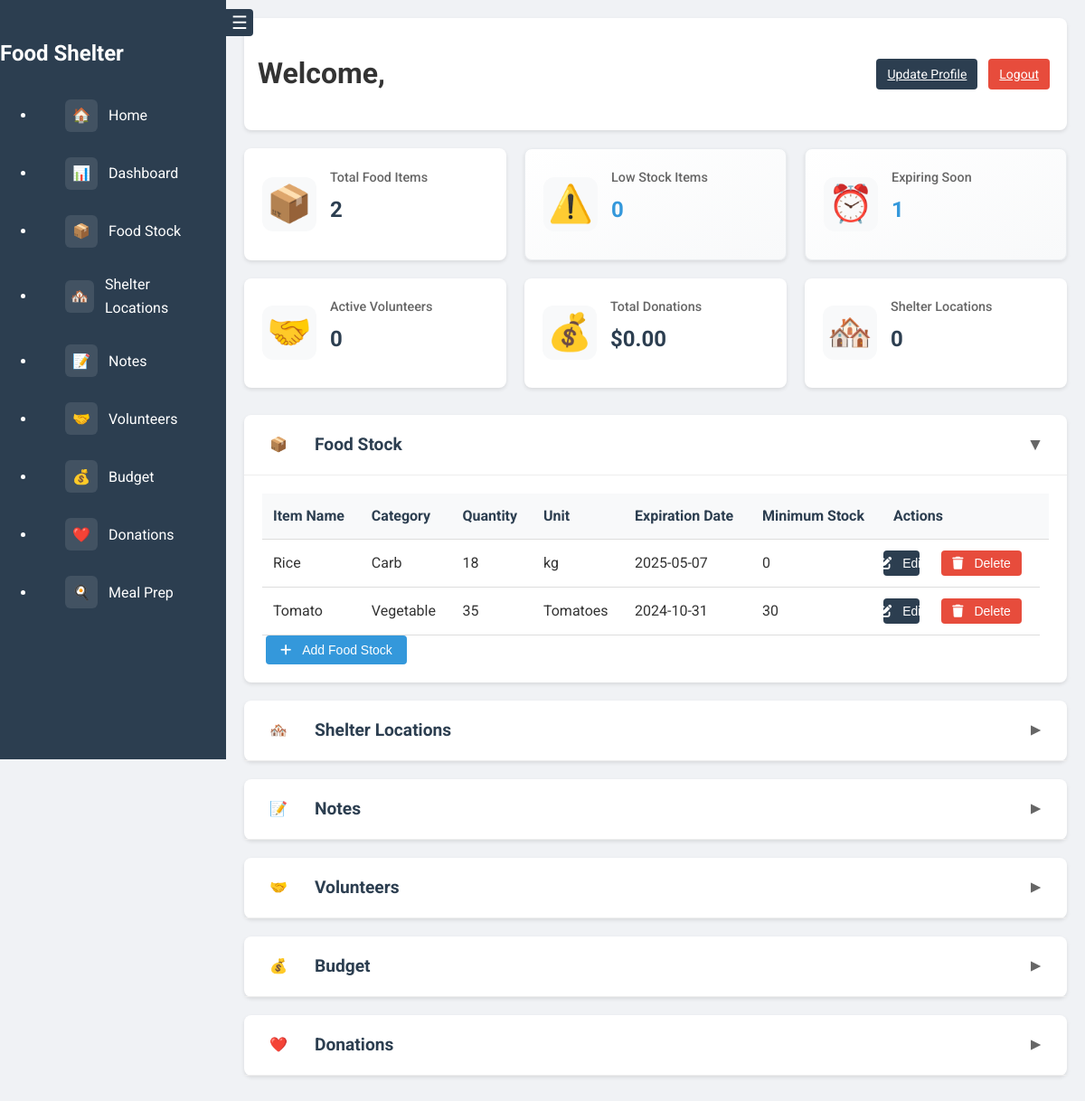
The page /dashboard (signed in) on the database its author committed.
### app.py (models this page shows)
class FoodStock(db.Model):
    id = db.Column(db.Integer, primary_key=True)
    item_name = db.Column(db.String(100), nullable=False)
    quantity = db.Column(db.Integer, nullable=False)
    category = db.Column(db.String(50), nullable=False)
    expiration_date = db.Column(db.Date, nullable=True)
    minimum_stock = db.Column(db.Integer, default=0)
    unit = db.Column(db.String(20), nullable=False)
    user_id = db.Column(db.Integer, db.ForeignKey('user.id'), nullable=False)

### app.py (the view)
@app.route('/dashboard')
@login_required
def dashboard():
    food_stock = FoodStock.query.filter_by(user_id=current_user.id).order_by(FoodStock.category, FoodStock.item_name).all()
    shelter_locations = ShelterLocation.query.filter_by(user_id=current_user.id).all()
    notes = Note.query.filter_by(user_id=current_user.id).all()
    budget_entries = Budget.query.filter_by(user_id=current_user.id).all()
    volunteers = Volunteer.query.filter_by(user_id=current_user.id).all()
    donations = Donation.query.filter_by(user_id=current_user.id).all()
    low_stock_count = FoodStock.query.filter(
        FoodStock.user_id == current_user.id,
        FoodStock.quantity <= FoodStock.minimum_stock
    ).count()
    expiring_soon_count = FoodStock.query.filter(
        FoodStock.user_id == current_user.id,
        FoodStock.expiration_date.isnot(None),
        FoodStock.expiration_date <= datetime.now().date() + timedelta(days=7)
    ).count()
    total_donations = sum(donation.amount for donation in donations)
    return render_template('dashboard.html',
                           food_stock=food_stock,
                           shelter_locations=shelter_locations,
                           notes=notes,
                           budget_entries=budget_entries,
                           volunteers=volunteers,
                           donations=donations,
                           low_stock_count=low_stock_count,
                           expiring_soon_count=expiring_soon_count,
                           total_donations="{:.2f}".format(total_donations))

### app.py (called while the page is built)
@login_manager.user_loader
def load_user(user_id):
    return db.session.get(User, int(user_id))

### templates/dashboard.html (shortened to what this page needs)
<!DOCTYPE html>
<html lang="en">
<head>
    <link rel="stylesheet" href="{{ url_for('static', filename='css/style.css') }}">
</head>
<body class="dashboard-body">
    <nav class="sidebar">
        <button id="sidebarToggle" class="sidebar-toggle">
            <span class="toggle-icon">☰</span>
        </button>
        <div class="sidebar-header">
            <h2>Food Shelter</h2>
        </div>
        <ul class="sidebar-menu">
            <li><a href="{{ url_for('home') }}" class="nav-link"><span class="nav-icon">🏠</span>Home</a></li>
            <li><a href="{{ url_for('dashboard') }}" class="nav-link"><span class="nav-icon">📊</span>Dashboard</a></li>
            <li><a href="#food-stock" class="nav-link"><span class="nav-icon">📦</span>Food Stock</a></li>
            <li><a href="#shelter-locations" class="nav-link"><span class="nav-icon">🏘️</span>Shelter Locations</a></li>
            <li><a href="#notes" class="nav-link"><span class="nav-icon">📝</span>Notes</a></li>
            <li><a href="#volunteers" class="nav-link"><span class="nav-icon">🤝</span>Volunteers</a></li>
            <li><a href="#budget" class="nav-link"><span class="nav-icon">💰</span>Budget</a></li>
            <li><a href="#donations" class="nav-link"><span class="nav-icon">❤️</span>Donations</a></li>
            <li><a href="{{ url_for('meal_prep') }}" class="nav-link"><span class="nav-icon">🍳</span>Meal Prep</a></li>
        </ul>
    </nav>
    <main class="dashboard-content">
        <header class="dashboard-top-bar">
            <h1>Welcome, {{ current_user.username }}</h1>
            <div class="user-actions">
                <a href="{{ url_for('update_profile') }}" class="dashboard-btn dashboard-btn-edit">Update Profile</a>
                <a href="{{ url_for('logout') }}" class="dashboard-btn dashboard-btn-delete">Logout</a>
            </div>
        </header>
        <div class="dashboard-summary">
            <div class="summary-card static">
                <div class="summary-icon">📦</div>
                <div class="summary-info">
                    <h3>Total Food Items</h3>
                    <p class="summary-number">{{ food_stock|length }}</p>
                </div>
            </div>
            <a href="{{ url_for('low_stock') }}" class="summary-card-link">
                <div class="summary-card clickable">
                    <div class="summary-icon">⚠️</div>
                    <div class="summary-info">
                        <h3>Low Stock Items</h3>
                        <p class="summary-number">{{ low_stock_count }}</p>
                    </div>
                </div>
            </a>
            <a href="{{ url_for('expiring_soon') }}" class="summary-card-link">
                <div class="summary-card clickable">
                    <div class="summary-icon">⏰</div>
                    <div class="summary-info">
                        <h3>Expiring Soon</h3>
                        <p class="summary-number">{{ expiring_soon_count }}</p>
                    </div>
                </div>
            </a>
            <div class="summary-card static">
                <div class="summary-icon">🤝</div>
                <div class="summary-info">
                    <h3>Active Volunteers</h3>
                    <p class="summary-number">{{ volunteers|length }}</p>
                </div>
            </div>
            <div class="summary-card static">
                <div class="summary-icon">💰</div>
                <div class="summary-info">
                    <h3>Total Donations</h3>
                    <p class="summary-number">${{ total_donations }}</p>
                </div>
            </div>
            <div class="summary-card static">
                <div class="summary-icon">🏘️</div>
                <div class="summary-info">
                    <h3>Shelter Locations</h3>
                    <p class="summary-number">{{ shelter_locations|length }}</p>
                </div>
            </div>
        </div>
        <section id="food-stock" class="dashboard-section">
            <div class="section-header">
                <h2><span class="nav-icon">📦</span>Food Stock</h2>
                <button class="toggle-btn">▼</button>
            </div>
            <div class="section-content">
                <div class="table-container">
                    <table class="dashboard-table">
                        <thead>
                            <tr>
                                <th>Item Name</th>
                                <th>Category</th>
                                <th>Quantity</th>
                                <th>Unit</th>
                                <th>Expiration Date</th>
                                <th>Minimum Stock</th>
                                <th>Actions</th>
                            </tr>
                        </thead>
                        <tbody>
                            {% for item in food_stock %}
                            <tr data-item-id="{{ item.id }}">
                                <td data-field="item_name">{{ item.item_name }}</td>
                                <td data-field="category">{{ item.category }}</td>
                                <td data-field="quantity">{{ item.quantity }}</td>
                                <td data-field="unit">{{ item.unit }}</td>
                                <td data-field="expiration_date" class="date-cell">{{ item.expiration_date.strftime('%Y-%m-%d') if item.expiration_date else 'N/A' }}</td>
                                <td data-field="minimum_stock">{{ item.minimum_stock }}</td>
                                <td class="action-buttons">
                                    <button class="dashboard-btn dashboard-btn-edit" data-item-id="{{ item.id }}">
                                        <i class="fas fa-edit"></i> Edit
                                    </button>
                                    <form action="{{ url_for('delete_food_stock', item_id=item.id) }}" method="POST" class="inline-form">
                                        <button type="submit" class="dashboard-btn dashboard-btn-delete">
                                            <i class="fas fa-trash"></i> Delete
                                        </button>
                                    </form>
                                </td>
                            </tr>
                            {% endfor %}
                        </tbody>
                    </table>
                </div>
                <button id="addFoodStockBtn" class="dashboard-btn dashboard-btn-add">
                    <i class="fas fa-plus"></i> Add Food Stock
                </button>
            </div>
        </section>
        <section id="shelter-locations" class="dashboard-section">
            <div class="section-header">
                <h2><span class="nav-icon">🏘️</span>Shelter Locations</h2>
                <button class="toggle-btn">▼</button>
            </div>
        </section>
        <section id="notes" class="dashboard-section">
            <div class="section-header">
                <h2><span class="nav-icon">📝</span>Notes</h2>
                <button class="toggle-btn">▼</button>
            </div>
        </section>
        <section id="volunteers" class="dashboard-section">
            <div class="section-header">
                <h2><span class="nav-icon">🤝</span>Volunteers</h2>
                <button class="toggle-btn">▼</button>
            </div>
        </section>
        <section id="budget" class="dashboard-section">
            <div class="section-header">
                <h2><span class="nav-icon">💰</span>Budget</h2>
                <button class="toggle-btn">▼</button>
            </div>
        </section>
        <section id="donations" class="dashboard-section">
            <div class="section-header">
                <h2><span class="nav-icon">❤️</span>Donations</h2>
                <button class="toggle-btn">▼</button>
            </div>
        </section>
    </main>
</body>
</html>

### static/css/style.css (style rules this page uses)
:root { --primary-color: #2c3e50; --secondary-color: #3498db; --background-color: #f4f4f4; --text-color: #333; --light-gray: #e0e0e0; --white: #ffffff; --sidebar-width: 250px; }
body { font-family: 'Roboto', sans-serif; line-height: 1.6; color: var(--text-color); background-color: var(--background-color); margin: 0; padding: 0; }
.dashboard-section { background: white; border-radius: 8px; margin-bottom: 20px; box-shadow: 0 2px 4px rgba(0,0,0,0.1); }
.section-header { display: flex; justify-content: space-between; align-items: center; padding: 15px 20px; border-bottom: 1px solid #eee; cursor: pointer; transition: background-color 0.3s ease; }
.section-header h2 { margin: 0; display: flex; align-items: center; gap: 10px; font-size: 1.2rem; color: #2c3e50; }
.toggle-btn { background: none; border: none; font-size: 1.2rem; cursor: pointer; transition: transform 0.3s ease; padding: 5px; color: #666; width: 30px; height: 30px; display: flex; align-items: center; justify-content: center; }
.toggle-btn.collapsed { transform: rotate(-90deg); }
.section-content { padding: 20px; display: none; transition: all 0.3s ease-out; }
.section-content.expanded { display: block; }
form { display: flex; flex-direction: column; }
.dashboard-body { display: flex; background-color: #f0f2f5; }
.sidebar { width: 250px; background-color: var(--primary-color); height: 100vh; position: fixed; left: 0; top: 0; color: white; padding: 20px 0; transition: transform 0.3s ease-in-out; z-index: 1000; }
.sidebar-toggle { position: absolute; right: -30px; top: 10px; background: var(--primary-color); border: none; color: white; width: 30px; height: 30px; border-radius: 0 4px 4px 0; cursor: pointer; display: flex; align-items: center; justify-content: center; font-size: 20px; transition: background-color 0.3s ease; }
.dashboard-content { margin-left: 250px; padding: 20px; width: calc(100% - 250px); transition: margin-left 0.3s ease-in-out, width 0.3s ease-in-out; }
.dashboard-top-bar { display: flex; justify-content: space-between; align-items: center; margin-bottom: 20px; background-color: white; padding: 15px; border-radius: 8px; box-shadow: 0 2px 4px rgba(0, 0, 0, 0.1); }
.dashboard-summary { display: grid; grid-template-columns: repeat(auto-fit, minmax(250px, 1fr)); gap: 20px; margin-bottom: 30px; }
.summary-card { background: white; border-radius: 8px; padding: 20px; display: flex; align-items: center; gap: 15px; box-shadow: 0 2px 4px rgba(0,0,0,0.1); transition: all 0.3s ease; }
.summary-card.clickable { background: linear-gradient(to right bottom, #ffffff, #f8f9fa); border: 1px solid #e9ecef; cursor: pointer; position: relative; overflow: hidden; }
.summary-card-link { text-decoration: none; color: inherit; display: block; }
.summary-info { flex: 1; position: relative; padding-bottom: 15px; }
.summary-card.clickable .summary-number { color: var(--secondary-color); }
.dashboard-table { width: 100%; border-collapse: collapse; }
.dashboard-table th, .dashboard-table td { padding: 12px; text-align: left; border-bottom: 1px solid #ddd; }
.dashboard-table th { background-color: #f8f9fa; font-weight: bold; color: var(--primary-color); }
.dashboard-btn { display: inline-flex; align-items: center; justify-content: center; padding: 8px 16px; border: none; border-radius: 4px; cursor: pointer; transition: all 0.3s ease; font-size: 14px; margin: 0 4px; min-width: 40px; }
.dashboard-btn i { margin-right: 6px; }
.dashboard-btn-add { background-color: var(--secondary-color); color: white; }
.dashboard-btn-edit { background-color: var(--primary-color); color: white; padding: 6px 12px; }
.dashboard-btn-delete { background-color: #e74c3c; color: white; padding: 6px 12px; }
.inline-form { display: inline-block; margin: 0 4px; }
.sidebar-menu .nav-link { display: flex; align-items: center; padding: 12px 20px; color: white; text-decoration: none; transition: all 0.3s ease; border-radius: 6px; margin: 4px 12px; }
.nav-icon { display: flex; align-items: center; justify-content: center; width: 24px; height: 24px; margin-right: 12px; font-size: 16px; background: rgba(255, 255, 255, 0.1); border-radius: 6px; padding: 6px; transition: all 0.3s ease; }

### rows shown on the page
FoodStock: item_name "Rice", category "Carb", quantity "18", unit "kg", expiration_date "2025-05-07", minimum_stock "0"
FoodStock: item_name "Tomato", category "Vegetable", quantity "35", unit "Tomatoes", expiration_date "2024-10-31", minimum_stock "30"

### other values the page prints
{{ food_stock|length }} "2"
{{ low_stock_count }} "0"
{{ expiring_soon_count }} "1"
{{ volunteers|length }} "0"
{{ total_donations }} "0.00"
{{ shelter_locations|length }} "0"
